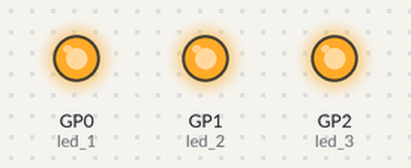
This program was run on a simulated Raspberry Pi Pico running MicroPython. Parts: output pins drawn as LEDs (lit = HIGH).

Above: at 1.5 s.
At 5.5 s:
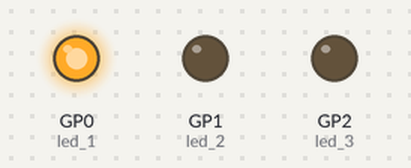
At 9.5 s:
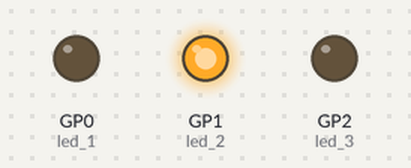
At 13.5 s:
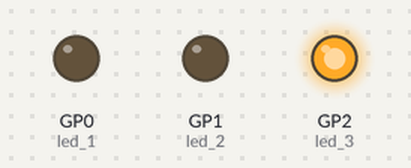
At 19.5 s:
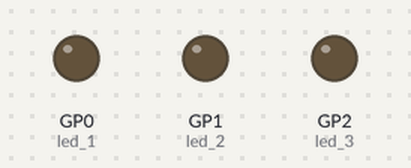
Timing chart, 0 to 20.8 s (numbered marks = the images above):
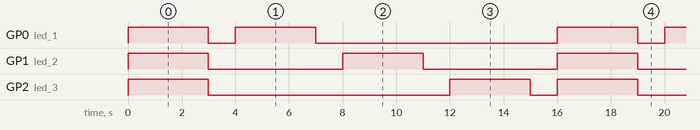

Measured:
- by itself, GP0 (led_1): repeats every 16.0 s: LOW 1.0 s, HIGH 3.0 s, LOW 9.0 s, HIGH 3.0 s
- by itself, GP1 (led_2): alternates HIGH for 3.0 s and LOW for 5.0 s
- by itself, GP2 (led_3): repeats every 16.0 s: LOW 9.0 s, HIGH 3.0 s, LOW 1.0 s, HIGH 3.0 s

The program:

LED_Test.py
```python
import machine
import utime

# Safe to edit variables

# Seconds on / off
time_on = 3
time_off = 1

# LED pin locations (Consult your device documentation for GP location before editing location)
# Reminder: The resistor cannot resist the long end, also ground the short end.
led_1_GP = 0
led_2_GP = 1
led_3_GP = 2

# ------------------------------ #
# Code is below, have fun learning!

# Wiring locations
led_1 = machine.Pin(led_1_GP, machine.Pin.OUT) # define 1st led
led_2 = machine.Pin(led_2_GP, machine.Pin.OUT) # define 2nd led
led_3 = machine.Pin(led_3_GP, machine.Pin.OUT) # define 3rd led

# Turns all LED's on
def all_on():
    led_1.value(1)
    led_2.value(1)
    led_3.value(1)
    utime.sleep(time_on)

# Turns only the 1st LED on
def only_1st_led():
    led_1.value(1)
    led_2.value(0)
    led_3.value(0)
    utime.sleep(time_on)

# Turns only the 2nd LED on
def only_2nd_led():
    led_1.value(0)
    led_2.value(1)
    led_3.value(0)
    utime.sleep(time_on)

# Turns only the 3rd LED on
def only_3rd_led():
    led_1.value(0)
    led_2.value(0)
    led_3.value(1)
    utime.sleep(time_on)

# Turns them all off
def all_off():
    led_1.value(0)
    led_2.value(0)
    led_3.value(0)
    utime.sleep(time_off)


while __name__ == '__main__':
    while True:
        all_on()
        all_off()

        only_1st_led()
        all_off()

        only_2nd_led()
        all_off()

        only_3rd_led()
        all_off()
```
